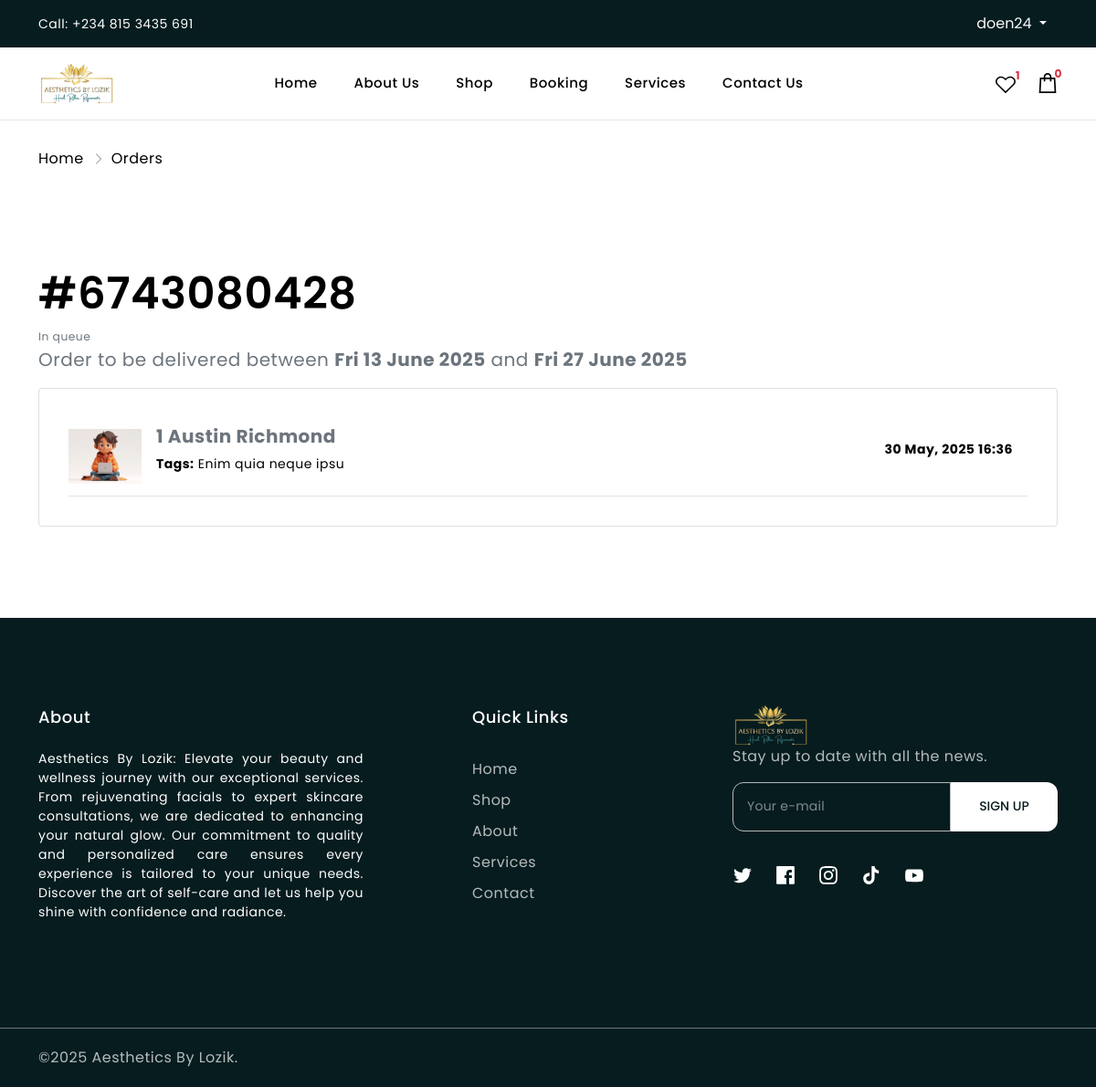
/view-order.php?oid=6743080428 (signed in), run on the app's committed database.
### tables this page shows
CREATE TABLE `users` (
  `id` int(11) NOT NULL,
  `userid` varchar(20) NOT NULL,
  `firstname` varchar(50) NOT NULL,
  `lastname` varchar(50) NOT NULL,
  `username` varchar(50) NOT NULL,
  `phone` varchar(20) NOT NULL,
  `email` varchar(100) NOT NULL,
  `password` varchar(100) NOT NULL,
  `code` varchar(10) NOT NULL,
  `created_at` datetime NOT NULL DEFAULT current_timestamp()
);

CREATE TABLE `orders` (
  `id` int(11) NOT NULL,
  `orderid` varchar(20) NOT NULL,
  `userid` varchar(10) NOT NULL,
  `ref` varchar(50) DEFAULT NULL,
  `items` text NOT NULL,
  `amount` float NOT NULL,
  `firstname` varchar(20) NOT NULL,
  `lastname` varchar(20) NOT NULL,
  `email` varchar(50) NOT NULL,
  `phone` varchar(30) NOT NULL,
  `country` varchar(30) NOT NULL,
  `city` varchar(30) NOT NULL,
  `zipcode` varchar(10) NOT NULL,
  `address1` varchar(255) NOT NULL,
  `address2` varchar(255) NOT NULL,
  `status` varchar(50) NOT NULL DEFAULT 'In queue',
  `created_at` datetime NOT NULL DEFAULT current_timestamp()
);

CREATE TABLE `products` (
  `id` int(11) NOT NULL,
  `category_id` int(11) NOT NULL,
  `productid` varchar(11) NOT NULL,
  `name` varchar(255) NOT NULL,
  `tags` varchar(255) NOT NULL,
  `price` int(11) NOT NULL,
  `discount` float NOT NULL,
  `description` text NOT NULL,
  `image` varchar(255) NOT NULL,
  `status` varchar(30) NOT NULL DEFAULT 'available',
  `created_at` datetime NOT NULL DEFAULT current_timestamp()
);

### view-order.php (the view, shortened to what this page needs)
<?php
include_once("functions.php");
if (isset($_GET["oid"])) {
    $orderid = $_GET["oid"];
} else {
    echo "<script>location.href='orders.php'</script>";
}
$getOrders = mysqli_query($conn, "SELECT * FROM `orders` WHERE `orderid` = '$orderid'");
$orders = mysqli_fetch_assoc($getOrders);
?>
<!doctype html>
<html lang="en" class="no-js">
<head>
    <link rel="stylesheet" href="assets/css/vendor.css">
    <link rel="stylesheet" href="assets/css/style.css">
</head>
<body>
    <div class="body-wrapper">
        <?php
        include("components/header.php");
        ?>
        <div class="breadcrumb">
            <div class="container">
                <ul class="list-unstyled d-flex align-items-center m-0">
                    <li><a href="/">Home</a></li>
                    <li>
                        <svg class="icon icon-breadcrumb" width="64" height="64" viewBox="0 0 64 64" fill="none"
                            xmlns="http://www.w3.org/2000/svg">
                            <g opacity="0.4">
                                <path
                                    d="M25.9375 8.5625L23.0625 11.4375L43.625 32L23.0625 52.5625L25.9375 55.4375L47.9375 33.4375L49.3125 32L47.9375 30.5625L25.9375 8.5625Z"
                                    fill="#000" />
                            </g>
                        </svg>
                    </li>
                    <li>Orders</li>
                </ul>
            </div>
        </div>
        <main id="MainContent" class="content-for-layout">
            <div class="cart-page mt-100">
                <div class="container">
                    <div class="section-header mb-3">
                        <?php
                        $date1 = new DateTime($orders["created_at"]);
                        $date2 = new DateTime($orders["created_at"]);
                        $date1->modify("+ 14 days");
                        $date2->modify("+ 28 days");
                        $first_date = $date1->format("D d F Y");
                        $second_date = $date2->format("D d F Y");
                        ?>
                        <h2 class="section-heading">#<?= $orders["orderid"]; ?></h2>
                        <small class="text-secondary"><?= $orders["status"]; ?></small>
                        <br>
                        <P class="text-secondary fs-5">
                            Order to be delivered between
                            <b><?= $first_date; ?></b>
                            and
                            <b><?= $second_date; ?></b>
                        </P>
                    </div>
                    <div class="card py-3 px-3">
                        <div class="card-body">
                            <?php
                            $a = $orders["items"];
                            $items = json_decode($a, true);
                            for ($i = 0; $i < count($items); $i++) {
                                $productid = $items[$i]["productid"];
                                $getProduct = mysqli_query($conn, "SELECT * FROM `products` WHERE `productid` = '$productid'");
                                $product = mysqli_fetch_assoc($getProduct);
                                ?>
                                <div
                                    class="d-flex align-items-center justify-content-between py-2 border-bottom table-responsive">
                                    <div class="d-flex align-items-center">
                                        <div class="me-3">
                                            <img src="uploads/<?= $product['image']; ?>" class="img-fluid"
                                                style="width: 80px;" />
                                        </div>
                                        <div class="info">
                                            <h5 class="text-secondary">
                                                <?= $items[$i]["quantity"] . " " . $product["name"]; ?>
                                            </h5>
                                            <div class="text-truncate">
                                                <p class="">
                                                    <b>Tags:</b> <?= $product["tags"]; ?>
                                                </p>
                                            </div>
                                        </div>
                                    </div>
                                    <div class="me-3">
                                        <p class="fw-bold">
                                            <?= date("d M, Y H:i", strtotime($orders["created_at"])); ?>
                                        </p>
                                    </div>
                                </div>
                                <?php
                            }
                            ?>
                        </div>
                    </div>
                </div>
            </div>
        </main>
        <?php
        include("components/footer.php");
        ?>
    </div>
</body>
</html>

### components/header.php (shortened to what this page needs)
<?php
if (isset($_SESSION["user"])) {
    $userid = $_SESSION["user"]["userid"];
    $getUser = mysqli_query($conn, "SELECT * FROM `users` WHERE `userid`='$userid'");
    if (mysqli_num_rows($getUser) > 0) {
        $userDetail = mysqli_fetch_assoc($getUser);
    }
}
?>
<div class="announcement-bar bg-4 py-1 py-lg-2">
    <div class="container">
        <div class="row align-items-center justify-content-between">
            <div class="col-lg-3 d-lg-block d-none">
                <div class="announcement-call-wrapper">
                    <div class="announcement-call">
                        <a class="announcement-text text-white" href="tel:+2348153435691">Call: +234 815 3435 691</a>
                    </div>
                </div>
            </div>
            <div class="col-lg-3 d-lg-block d-none">
                <div class="announcement-meta-wrapper d-flex align-items-center justify-content-end">
                    <div class="announcement-meta d-flex align-items-center">
                        <?php if (!isset($_SESSION["user"])): ?>
                            <a class="announcement-login announcement-text text-white" href="login.php">
                                <svg class="icon icon-user" width="10" height="11" viewBox="0 0 10 11" fill="none"
                                    xmlns="http://www.w3.org/2000/svg">
                                    <path
                                        d="M5 0C3.07227 0 1.5 1.57227 1.5 3.5C1.5 4.70508 2.11523 5.77539 3.04688 6.40625C1.26367 7.17188 0 8.94141 0 11H1C1 8.78516 2.78516 7 5 7C7.21484 7 9 8.78516 9 11H10C10 8.94141 8.73633 7.17188 6.95312 6.40625C7.88477 5.77539 8.5 4.70508 8.5 3.5C8.5 1.57227 6.92773 0 5 0ZM5 1C6.38672 1 7.5 2.11328 7.5 3.5C7.5 4.88672 6.38672 6 5 6C3.61328 6 2.5 4.88672 2.5 3.5C2.5 2.11328 3.61328 1 5 1Z"
                                        fill="#fff" />
                                </svg>
                                <span>Login</span>
                            </a>
                        <?php else: ?>
                            <div class="btn-group ms-2">
                                <button class="btn btn-link text-light text-decoration-none dropdown-toggle" type="button"
                                    id="triggerId" data-bs-toggle="dropdown" aria-haspopup="true" aria-expanded="false">
                                    <?= isset($userDetail) ? $userDetail["username"] : "User" ?>
                                </button>
                            </div>
                        <?php endif; ?>
                    </div>
                </div>
            </div>
        </div>
    </div>
</div>
<header class="sticky-header border-btm-black header-1">
    <div class="header-bottom">
        <div class="container">
            <div class="row align-items-center">
                <div class="col-lg-3 col-md-4 col-4">
                    <div class="header-logo">
                        <a href="./" class="logo-main ">
                            <img src="assets/images/logo.png" alt="" style="height: 45px;">
                        </a>
                    </div>
                </div>
                <div class="col-lg-6 d-lg-block d-none">
                    <nav class="site-navigation">
                        <ul class="main-menu list-unstyled justify-content-center">
                            <li
                                class="menu-list-item nav-item <?= basename($_SERVER["SCRIPT_NAME"]) == "index.php" ? "active" : ""; ?> ">
                                <div class="mega-menu-header">
                                    <a class="nav-link text-nowrap" href="index.php"> Home </a>
                                </div>
                            </li>
                            <li
                                class="menu-list-item nav-item <?= basename($_SERVER["SCRIPT_NAME"]) == "about-us.php" ? "active" : ""; ?>">
                                <div class="mega-menu-header">
                                    <a class="nav-link text-nowrap" href="about-us.php">About Us</a>
                                </div>
                            </li>
                            <li
                                class="menu-list-item nav-item <?= basename($_SERVER["SCRIPT_NAME"]) == "shop.php" ? "active" : ""; ?>">
                                <div class="mega-menu-header">
                                    <a class="nav-link text-nowrap" href="shop.php">
                                        Shop
                                    </a>
                                </div>
                            </li>
                            <li
                                class="menu-list-item nav-item <?= basename($_SERVER["SCRIPT_NAME"]) == "booking.php" ? "active" : ""; ?>">
                                <div class="mega-menu-header">
                                    <a class="nav-link text-nowrap" href="booking.php">
                                        Booking
                                    </a>
                                </div>
                            </li>
                            <li
                                class="menu-list-item nav-item <?= basename($_SERVER["SCRIPT_NAME"]) == "services.php" ? "active" : ""; ?>">
                                <div class="mega-menu-header">
                                    <a class="nav-link text-nowrap" href="services.php"> Services </a>
                                </div>
                            </li>
                            <li
                                class="menu-list-item nav-item <?= basename($_SERVER["SCRIPT_NAME"]) == "contact.php" ? "active" : ""; ?>">
                                <a class="nav-link text-nowrap" href="contact.php">Contact Us</a>
                            </li>
                        </ul>
                    </nav>
                </div>
                <div class="col-lg-3 col-md-8 col-8">
                    <div class="header-action d-flex align-items-center justify-content-end">
                        <a class="header-action-item position-relative header-wishlist ms-4 d-none d-lg-block"
                            href="<?= isset($_SESSION["user"]) ? 'wishlist.php' : 'login.php'; ?>">
                            <?php
                            if (isset($_SESSION["user"])):
                                $getWishList = mysqli_query($conn, "SELECT * FROM `wish` WHERE `userid` = '$userid'");
                                ?>
                                <small class="position-absolute text-danger fw-bold "
                                    style="top: -5px; right: -5px;"><?= $getWishList->num_rows ?></small>
                            <?php endif; ?>
                        </a>
                        <a class="header-action-item position-relative header-cart ms-4"
                            href="<?= isset($_SESSION["user"]) ? 'cart.php' : 'login.php'; ?>">
                            <?php
                            if (isset($_SESSION["user"])):
                                $getCartInfo = mysqli_query($conn, "SELECT * FROM `cart` WHERE `userid` = '$userid'");
                                ?>
                                <small class="position-absolute text-danger fw-bold "
                                    style="top: -5px; right: -5px;"><?= $getCartInfo->num_rows ?></small>
                            <?php endif; ?>
                        </a>
                    </div>
                </div>
            </div>
        </div>
    </div>
</header>

### view-order.php (style rules this page uses)
:root { --primary-color: #00234D; --secondary-color: #F76B6A; --btn-primary-border-radius: 0.25rem; --btn-primary-color: #fff; --btn-primary-background-color: #00234D; --btn-primary-border-color: #00234D; --btn-primary-hover-color: #fff; --btn-primary-background-hover-color: #00234D; --btn-primary-border-hover-color: #00234D; --btn-primary-font-weight: 500; --btn-secondary-border-radius: 0.25rem; --btn-secondary-color: #00234D; --btn-secondary-background-color: transparent; --btn-secondary-border-color: #00234D; --btn-secondary-hover-color: #fff; --btn-secondary-background-hover-color: #00234D; --btn-secondary-border-hover-color: #00234D; --btn-secondary-font-weight: 500; --heading-color: #000; --heading-font-family: 'Poppins', sans-serif; --heading-font-weight: 700; --title-color: #000; --title-font-family: 'Poppins', sans-serif; --title-font-weight: 400; --body-color: #000; --body-background-color: #fff; --body-font-family: 'Poppins', sans-serif; --body-font-size: 14px; --body-font-weight: 400; --section-heading-color: #000; --section-heading-font-family: 'Poppins', sans-serif; --section-heading-font-size: 48px; --section-heading-font-weight: 600; --section-subheading-color: #000; --section-subheading-font-family: 'Poppins', sans-serif; --section-subheading-font-size: 16px; --section-subheading-font-weight: 400; }

### data on the page
users: username "doen24"
orders: orderid "6743080428", status "In queue", created_at "Fri 13 June 2025", created_at "Fri 27 June 2025", items "1", created_at "30 May, 2025 16:36"
products: image (picture), name "Austin Richmond", tags "Enim quia neque ipsu"

### other printed values
$getWishList->num_rows "1"
$getCartInfo->num_rows "0"
